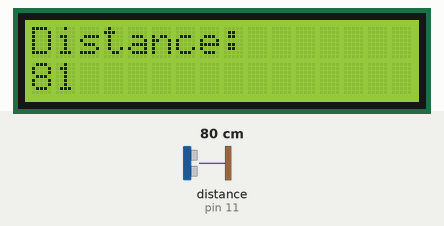
Simulated run of this sketch. Board: Arduino Uno, built with avr-gcc and run on an emulated ATmega328P. On the bench: 16×2 character LCD. The inputs (shaded band) are chosen by the test bench; at power-on: distance to the obstacle (sensor on pin 11) 80 cm. The echo pulse lasts 58.3 µs per cm.

Above: at 1.6 s.
1.7 s: distance to the obstacle (sensor on pin 11) set to 2 cm
At 2.9 s:
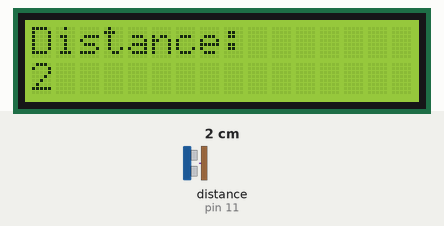
3.5 s: distance to the obstacle (sensor on pin 11) set to 4 cm
At 5.2 s:
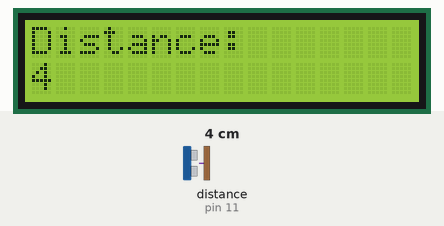
5.6 s: distance to the obstacle (sensor on pin 11) set to 9 cm
At 7.4 s:
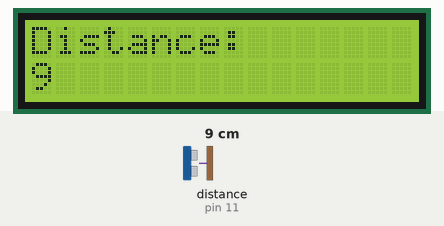
Timing chart, 0 to 8.9 s (numbered marks = the images above; inputs shaded):
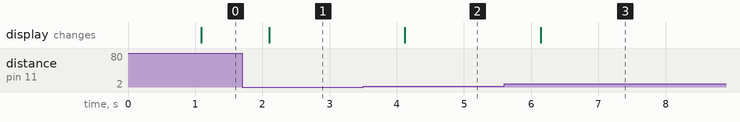

Measured:
- after the input at 1.7 s, the display: changes after 0.40 s (image 1)
- after the input at 3.5 s, the display: changes after 0.62 s (image 2)
- after the input at 5.6 s, the display: changes after 0.54 s (image 3)

The sketch:

hc-sr04.ino
```cpp
#include <Wire.h>
#include <LiquidCrystal_I2C.h>
#include <NewPing.h>

/// 0x27 - адрес имени дисплея
///
/// 16 - colums (16 max)
/// 2 - rows (2 max)
/// пин A4 SDA (I2C данные)
/// пин A5 SCL (I2C такты)
/// если #include <Wire.h> то Wire.begin(); и Arduino переключает A4/A5 из обычных пинов в режим I2C-контроллера


#define TRIGGER_PIN 12
#define ECHO_PIN 11
#define MAX_DISTANCE 200 /// Максимальное расстояние в см


LiquidCrystal_I2C lcd(0x27, 16, 2);
NewPing sonar(TRIGGER_PIN, ECHO_PIN, MAX_DISTANCE);

/// Возвращает **целое число** (сантиметры).
/// При отсутствии эха возвращает **0** или **большое число (например, 2599)**.
/// Выбор пинов 11 и 12 в примере — произвольный. Главное, чтобы Trig был выходом (OUTPUT), а Echo — входом (INPUT).


void setup() {
  lcd.init();
  lcd.backlight();
  lcd.print("Distance:");
  lcd.setCursor(0, 1);
  lcd.print("0");
}

void loop() {
  delay(1000);
  lcd.setCursor(0,1);
  lcd.print("       ");
  lcd.setCursor(0,1);
  lcd.print(sonar.ping_cm());
}
```
